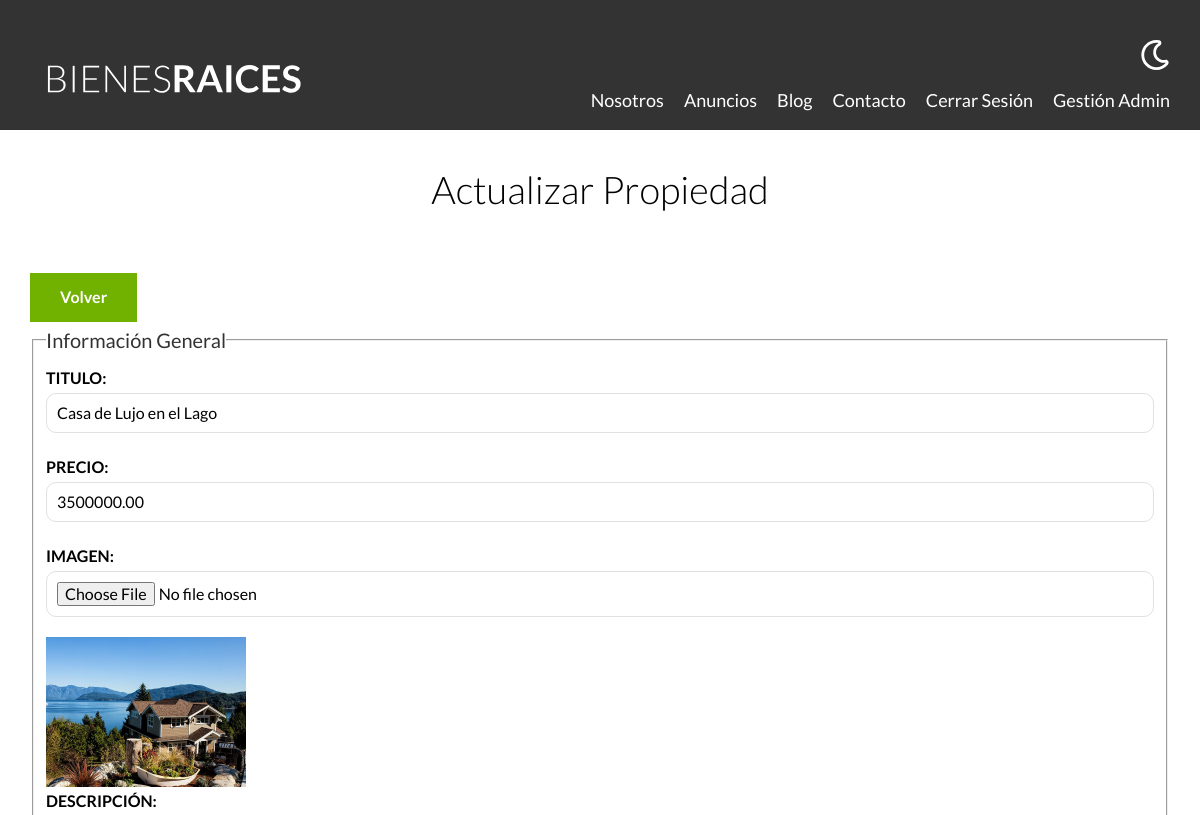
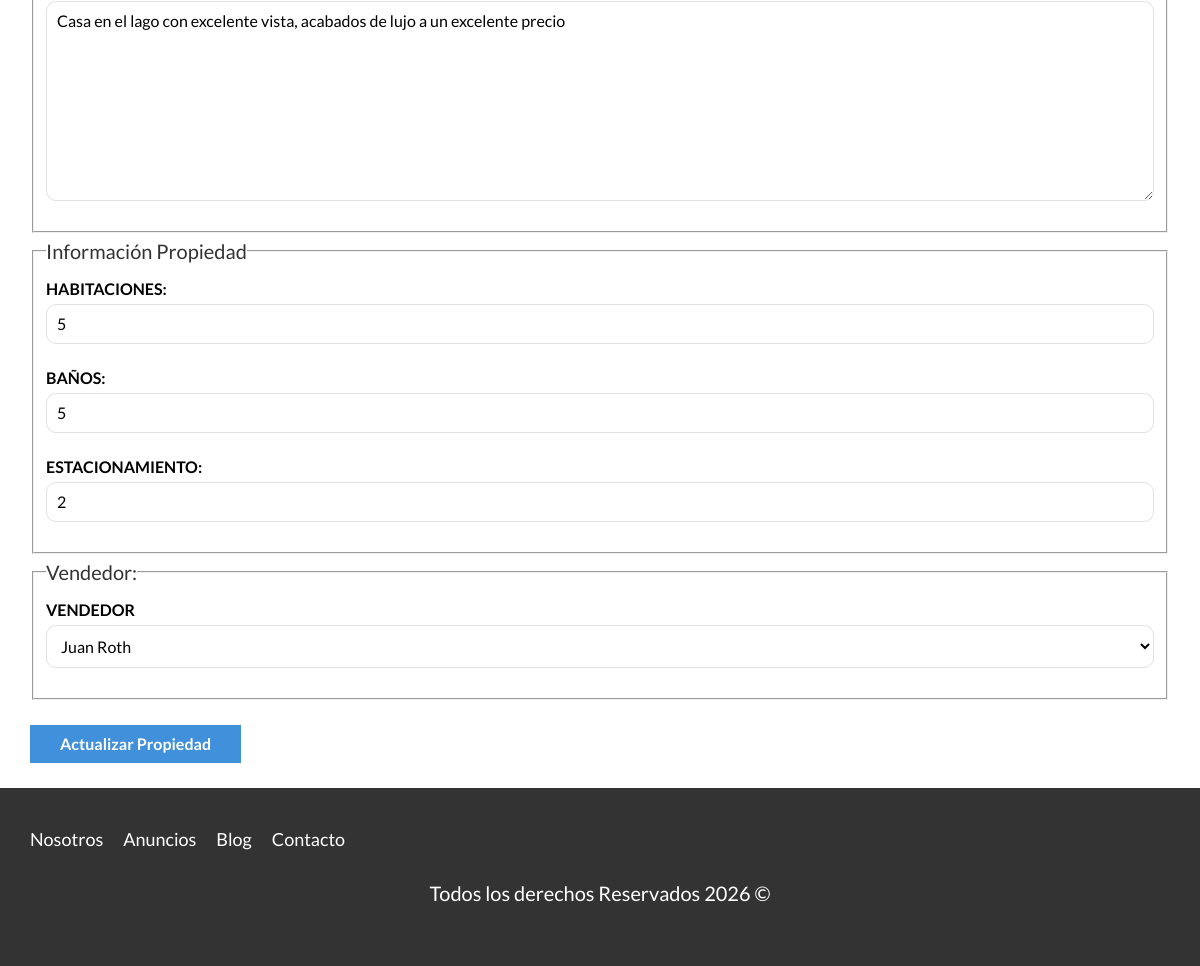
Page /propiedades/actualizar?id=15 (signed in) on the committed database (2 pictures, top to bottom).
### tables this page shows
CREATE TABLE `propiedades` (
  `id` int NOT NULL AUTO_INCREMENT,
  `titulo` varchar(45) DEFAULT NULL,
  `precio` decimal(10,2) DEFAULT NULL,
  `imagen` varchar(200) DEFAULT NULL,
  `descripcion` longtext,
  `habitaciones` int DEFAULT NULL,
  `wc` int DEFAULT NULL,
  `estacionamiento` int DEFAULT NULL,
  `creado` date DEFAULT NULL,
  `vendedores_id` int NOT NULL,
  PRIMARY KEY (`id`),
  KEY `fk_Propiedades_vendedores_idx` (`vendedores_id`),
  CONSTRAINT `fk_Propiedades_vendedores` FOREIGN KEY (`vendedores_id`) REFERENCES `vendedores` (`id`)
);

CREATE TABLE `vendedores` (
  `id` int NOT NULL AUTO_INCREMENT,
  `nombre` varchar(45) DEFAULT NULL,
  `apellido` varchar(45) DEFAULT NULL,
  `celular` varchar(20) DEFAULT NULL,
  `email` varchar(320) DEFAULT NULL,
  `imagen` varchar(200) DEFAULT NULL,
  `creado` date DEFAULT NULL,
  PRIMARY KEY (`id`)
);

### controllers/PropiedadController.php (called while the page is built, shortened)
<?php
class PropiedadController {
    public static function actualizar(Router $router) {
        $id = validarORedireccionar('/admin');
        $propiedad = Propiedad::find($id);
        $errores = Propiedad::getErrores();
        $vendedores = Vendedor::all();
        $router->render('/propiedades/actualizar', [
            'propiedad' => $propiedad,
            'errores' => $errores,
            'vendedores' => $vendedores
        ]);
    }
}

### public/index.php (called while the page is built, shortened)
<?php
$router = new Router();
$router->get('/admin', [PropiedadController::class, 'index'] );
$router->get('/propiedades/crear', [PropiedadController::class, 'crear']);
$router->post('/propiedades/crear', [PropiedadController::class, 'crear']);
$router->get('/propiedades/actualizar', [PropiedadController::class, 'actualizar']);
$router->post('/propiedades/actualizar', [PropiedadController::class, 'actualizar']);
$router->post('/propiedades/eliminar', [PropiedadController::class, 'eliminar']);
$router->get('/vendedores/crear', [VendedorController::class, 'crear']);
$router->post('/vendedores/crear', [VendedorController::class, 'crear']);
$router->get('/vendedores/actualizar', [VendedorController::class, 'actualizar']);
$router->post('/vendedores/actualizar', [VendedorController::class, 'actualizar']);
$router->post('/vendedores/eliminar', [VendedorController::class, 'eliminar']);
$router->get('/blog/crear', [EntradaController::class, 'crear']);
$router->post('/blog/crear', [EntradaController::class, 'crear']);
$router->get('/blog/actualizar', [EntradaController::class, 'actualizar']);
$router->post('/blog/actualizar', [EntradaController::class, 'actualizar']);
$router->post('/blog/eliminar', [EntradaController::class, 'eliminar']);
$router->get('/', [PaginasController::class, 'index']);
$router->get('/nosotros', [PaginasController::class, 'nosotros']);
$router->get('/propiedades', [PaginasController::class, 'propiedades']);
$router->get('/propiedad', [PaginasController::class, 'propiedad']);
$router->get('/blog', [PaginasController::class, 'blog']);
$router->get('/entrada', [PaginasController::class, 'entrada']);
$router->get('/contacto', [PaginasController::class, 'contacto']);
$router->post('/contacto', [PaginasController::class, 'contacto']);
$router->get('/login', [LoginController::class, 'login']);
$router->post('/login', [LoginController::class, 'login']);
$router->get('/logout', [LoginController::class, 'logout']);
$router->comprobarRutas();

### includes/funciones.php (called while the page is built, shortened)
<?php
function s($html) : string {
    $s = htmlspecialchars($html);
    return $s;
}
function validarORedireccionar(string $url) {
    $id = $_GET['id'];
    $id = filter_var($id, FILTER_VALIDATE_INT);
    return $id;
}

### models/ActiveRecord.php (called while the page is built, shortened)
<?php
class ActiveRecord {
    protected static $db;
    protected static $tabla = '';
    public static function setDB($database) {
        self::$db = $database;
    }
    public static function all() {
        $query = "SELECT * FROM " . static::$tabla;
        $resultado = self::consultarSQL($query);
        return $resultado;
    }
    public static function find($id) {
        $query = "SELECT * FROM " . static::$tabla . " WHERE id = $id";
        $resultado = self::consultarSQL($query);
        return array_shift($resultado);
    }
    public static function consultarSQL($query) {
        $resultado = self::$db->query($query);
        $array = [];
        while($registro = $resultado->fetch_assoc()) {
            $array[] = static::crearObjeto($registro);
        }
        return $array;
    }
    protected static function crearObjeto($registro) {
        $objeto = new static;
        foreach($registro as $key => $value) {
            if (property_exists($objeto, $key)) {
                $objeto->$key = $value;
            }
        }
        return $objeto;
    }
}

### views/propiedades/formularios_propiedades.php (the view, shortened to what this page needs)
 <fieldset>
    <legend>Información General</legend>
    <label for="titulo">titulo:</label>
    <input type="text" id="titulo" name="propiedad[titulo]" placeholder="Titulo Propiedad" value="<?php echo s($propiedad->titulo); ?>">
    <label for="precio">precio:</label>
    <input type="number" id="precio" name="propiedad[precio]" placeholder="Precio Propiedad" value="<?php echo s($propiedad->precio); ?>">
    <label for="imagen">imagen:</label>
    <input type="file" id="imagen" accept="image/jpeg, imag/png" name="propiedad[imagen]">
    <?php if($propiedad->imagen) { ?>
        <img src="/imagenes/<?php echo $propiedad->imagen; ?>" class="imagen-small" alt="">
    <?php } ?>
    <label for="descripcion">descripción:</label>
    <textarea id="descripcion" name="propiedad[descripcion]" ><?php echo s($propiedad->descripcion); ?></textarea>
</fieldset>
<fieldset>
    <legend>Información Propiedad</legend>
    <label for="habitaciones">habitaciones:</label>
    <input type="number" id="habitaciones" name="propiedad[habitaciones]" placeholder="Ej: 3" min="1" max="9" value="<?php echo s($propiedad->habitaciones); ?>">
    <label for="wc">baños:</label>
    <input type="number" id="wc" name="propiedad[wc]" placeholder="Ej: 3" min="1" max="9" value="<?php echo s($propiedad->wc); ?>">
    <label for="estacionamiento">estacionamiento:</label>
    <input type="number" id="estacionamiento" name="propiedad[estacionamiento]" placeholder="Ej: 3 ó 0 si no cuentas con uno" min="0" max="9" value="<?php echo s($propiedad->estacionamiento); ?>">
</fieldset>
<fieldset>
    <legend>Vendedor:</legend>
    <label for="venedor">Vendedor</label>
    <select name="propiedad[vendedores_id]" id="vendedor">
        <?php foreach($vendedores as $vendedor) { ?>
            <option
                <?php echo $propiedad->vendedores_id === $vendedor->id ? 'selected' : '';?>
                value="<?php echo s($vendedor->id); ?>"><?php echo s($vendedor->nombre) . " " . s   ($vendedor->apellido); ?>
            </option>
        <?php } ?>
    </select>
</fieldset>

### public/build/css/app.css (style rules this page uses)
html { -webkit-text-size-adjust:100%;line-height:1.15 }
body { margin:0 }
img { border-style:none }
button,input,optgroup,select,textarea { font-family:inherit;font-size:100%;line-height:1.15;margin:0 }
button,input { overflow:visible }
button,select { text-transform:none }
fieldset { padding:.35em .75em .625em }
legend { box-sizing:border-box;color:inherit;display:table;max-width:100%;padding:0;white-space:normal }
textarea { overflow:auto }
html { box-sizing:border-box;font-size:62.5% }
*,:after,:before { box-sizing:inherit }
body { font-family:Lato,sans-serif;font-size:1.6rem;line-height:1.8 }
img,picture { display:block;width:100% }
.formulario legend { color:#333;font-size:2rem }
.formulario label { display:block;font-weight:700;text-transform:uppercase }
.formulario input:not([type=submit]),.formulario select,.formulario textarea { background-color:#fff;border:1px solid #e1e1e1;border-radius:1rem;display:block;margin-bottom:2rem;padding:1rem;width:100% }
.formulario textarea { height:20rem }
.imagen-small { width:20rem }

### rows in the picture
propiedades: titulo "Casa de Lujo en el Lago", precio "3500000.00", imagen (picture), descripcion "Casa en el lago con excelente vista, acabados de lujo a un excelente precio", habitaciones "5", wc "5", estacionamiento "2", vendedores.nombre "Juan Roth"
